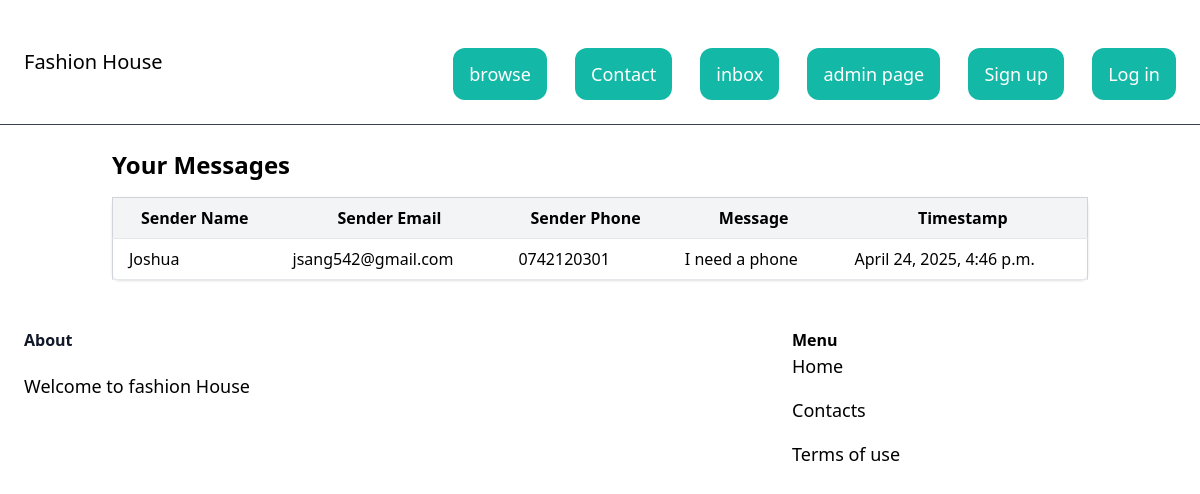
The page /inbox/ (signed in) on the database its author committed.
### core/models.py (models this page shows, shortened)
class Message(models.Model):
    sender_name = models.CharField(max_length=100)
    sender_email = models.EmailField()
    sender_phone = models.CharField(max_length=15)
    content = models.TextField()
    timestamp = models.DateTimeField(auto_now_add=True)

### core/views.py (the view)
# urls.py: path('inbox/', inbox, name='inbox'),
@login_required
def inbox(request):
    messages = Message.objects.all().order_by('-timestamp')  # Retrieve messages
    return render(request, 'inbox.html', {'messages': messages})

### core/templates/inbox.html (shortened to what this page needs)
{% extends "base.html" %}
{% block body %}
<div class="container mx-auto p-6">
    <h1 class="text-2xl font-bold mb-4">Your Messages</h1>
    <table class="min-w-full bg-white border border-gray-300 rounded-lg shadow">
        <thead>
            <tr class="bg-gray-100">
                <th class="py-2 px-4 border-b">Sender Name</th>
                <th class="py-2 px-4 border-b">Sender Email</th>
                <th class="py-2 px-4 border-b">Sender Phone</th>
                <th class="py-2 px-4 border-b">Message</th>
                <th class="py-2 px-4 border-b">Timestamp</th>
            </tr>
        </thead>
        <tbody>
            {% for message in messages %}
            <tr>
                <td class="py-2 px-4 border-b">{{ message.sender_name }}</td>
                <td class="py-2 px-4 border-b">{{ message.sender_email }}</td>
                <td class="py-2 px-4 border-b">{{ message.sender_phone }}</td>
                <td class="py-2 px-4 border-b">{{ message.content }}</td>
                <td class="py-2 px-4 border-b">{{ message.timestamp }}</td>
            </tr>
            {% empty %}
            <tr>
                <td colspan="5" class="py-2 px-4 text-center">No messages received.</td>
            </tr>
            {% endfor %}
        </tbody>
    </table>
</div>
{% endblock %}

### rows shown on the page
Message: sender_name "Joshua", sender_email "jsang542@gmail.com", sender_phone "0742120301", content "I need a phone", timestamp "April 24, 2025, 4:46 p.m."
